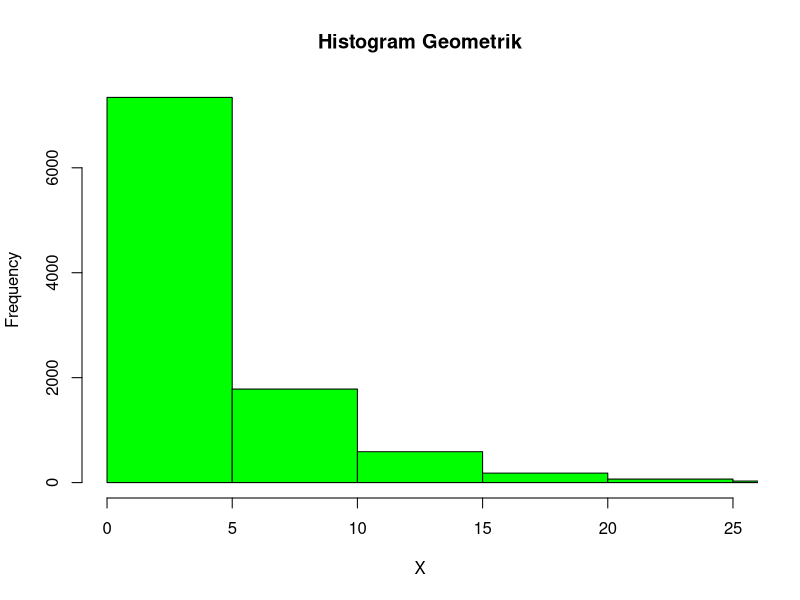

This figure's R source:
# a. Peluang penyurvei bertemu orang yang tidak menghadiri acara vaksinasi
# ketika diketikahui x=3 dan p=0.2
p = 0.2
x = 3

Peluang <- dgeom(x, p)
Peluang

# b. Mencari mean dari 10000 data random, prob = 0.20, dan X=3
n = 10000
p = 0.20
m <- mean(rgeom(n, p) == 3)
m

# c. Perbandingan a dan b
# Poin a akan menghasilkan nilai peluang yang tetap karena distribusi geometriknya sama
# Poin b menghasilkan nilai yang berbeda karena distribusi geometik bernilai acak

# d. Membuat histogram distribusi geometrik dengan X=3 gagal sebelum sukses pertama
set.seed(0)
hist(rgeom(n, prob = p),
     main="Histogram Geometrik",
     xlim = c(0,25),
     xlab="X",
     col="green",
)

# e. Mencari nilai rataan dan varians dari distribusi geometric
p = 0.2
n = 3

rataan = n/p
rataan

varians = (n-p)/(p^2)
varians